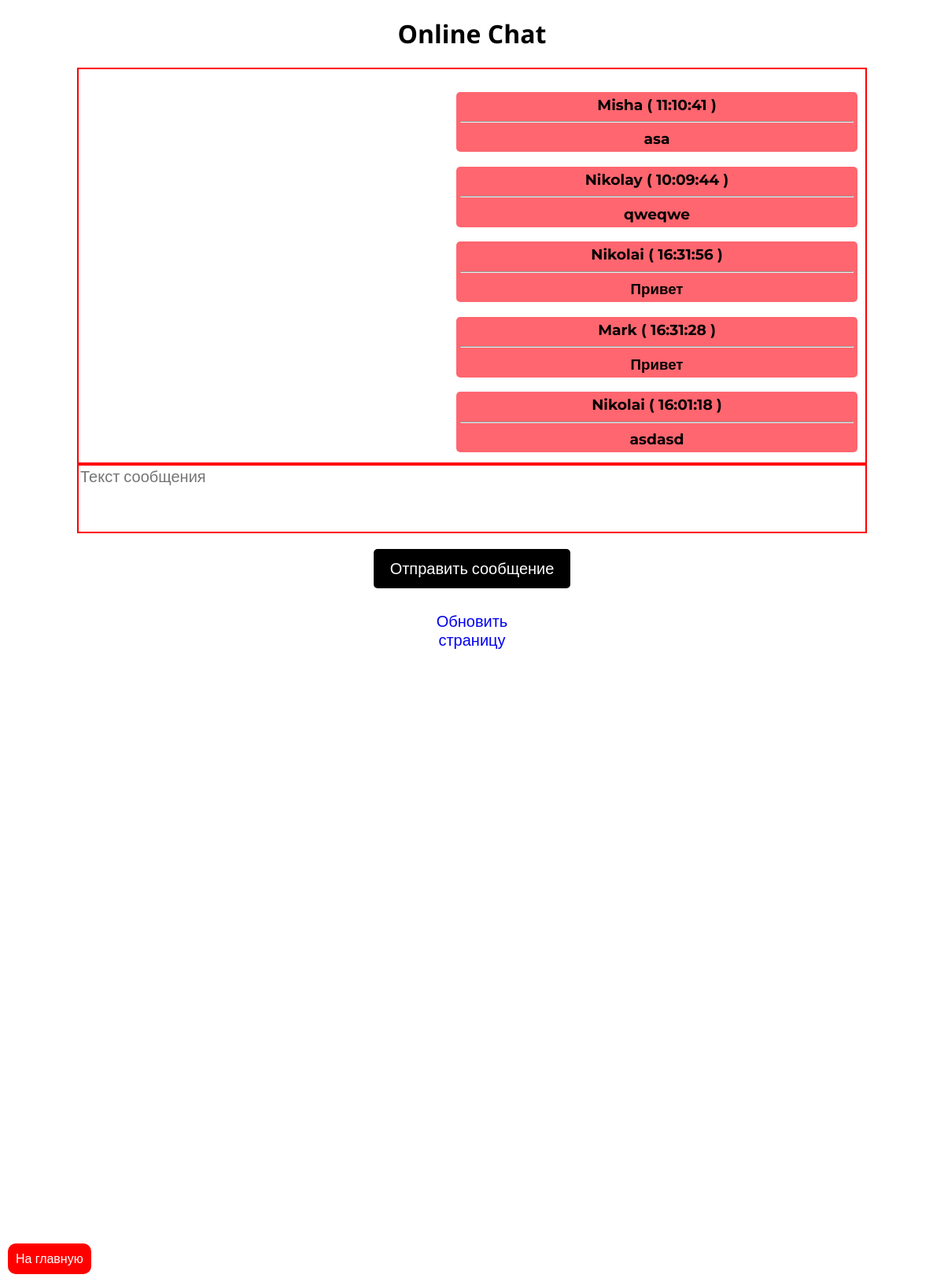
The app's page /chat/ (signed in) with its own data.
### app.py (models this page shows, shortened)
class MessagesModel(db.Model):
    __tablename__ = 'messages'
    id_message = db.Column(db.Integer(), primary_key=True)
    message = db.Column(db.Text())
    user_nick = db.Column(db.String(100))
    send_to = db.Column(db.DateTime(), default=datetime.utcnow)
    send_to_str = db.Column(db.String(100), default=datetime.utcnow)

### app.py (the view, shortened to what this page needs)
@app.route("/chat/", methods=["GET", "POST"])
@login_required
def Chat():
    TimeData = []
    data = db.session.query(MessagesModel).order_by(-MessagesModel.id_message)
    for i in data:
        ID = i.id_message
        if i.send_to_str:
            Time = str(i.send_to_str)
            TimeConv1 = Time.split()[1]
            TimeConv2 = Time.split()[0]
            TimeHour = TimeConv1.split(".")[0]
            TimeData.append({'id': ID, 'timeHour': TimeHour, 'timeDay': TimeConv2[:10]})
    print(TimeData)
    form = ChatForm()
    return render_template("chat.html", form=form, data=data, TimeData=TimeData)

### forms.py
class ChatForm(FlaskForm):
    message = TextAreaField("Текст сообщения", validators=[DataRequired()])
    submit = SubmitField("Отправить сообщение")

### app.py (called while the page is built)
@login_manager.user_loader
def load_user(id):
    return db.session.query(UserModel).get(id)

### templates/chat.html (shortened to what this page needs)
<!DOCTYPE html>
<html lang="en">
<head>
    <link rel="stylesheet" href="{{ url_for('static', filename='css/chat.css') }}">
</head>
<body>
        <h1 id="head" >Online Chat</h1>
        <div id="field">
            <div id="messages" >
                {% for i in data %}
                    {% if data %}
                                {% if i.user_nick == current_user.nick %}
                                        <h3 id="myMessage" >
                                            {{ i.user_nick }}
                                            {% for j in TimeData %}
                                            {% if j['id'] == i.id_message  %}
                                                ( {{ j['timeHour'] }} )
                                            {% endif %}
                                            {% endfor %}
                                        <hr>
                                            {{ i.message }}
                                        </h3>
                                        {% else %}
                                        <h3 id="otherMessage" >
                                            {{ i.user_nick }}
                                            {% for j in TimeData %}
                                            {% if j['id'] == i.id_message  %}
                                                ( {{ j['timeHour'] }} )
                                            {% endif %}
                                            {% endfor %}
                                        <hr>
                                            {{ i.message }}
                                        </h3>
                                {% endif %}
                    {% endif %}
                {% endfor %}
            </div>
        </div>
    <form method="POST">
        {{ form.message(id="message", placeholder="Текст сообщения") }}
        {{ form.submit(id="submit") }}
    </form>
        <a id="updatePage" href="/chat/" type="button">Обновить страницу</a>
        <a id="link" href="/">На главную</a>
</body>
</html>

### static/css/chat.css (style rules this page uses)
#head { width: 200px; text-align: center; margin-left: auto; margin-right: auto; font-family: 'Open Sans', sans-serif; }
#field { overflow: auto; width: 1000px; height: 500px; border: 2px red solid; margin-left: auto; margin-right: auto; }
#message { font-size: 20px; font-family: 'Roboto', sans-serif; width: 996px; margin-left: auto; margin-right: auto; display: block; outline: none; border: 2px red solid; resize: none; height: 80px; }
#submit { transition: 0.5s; font-family: 'Roboto', sans-serif; margin-top: 20px; width: 250px; height: 50px; font-size: 20px; outline: none; margin-left: auto; margin-right: auto; display: block; border: none; background-color: black; border-radius: 5px; color: white; }
#otherMessage { text-align: center; width: 500px; margin-left: auto; margin-right: 0; border-radius: 5px; padding: 5px; background-color: rgba(255, 0, 16, 0.6); }
#messages { padding: 10px; font-family: 'Montserrat', sans-serif; }
#updatePage { font-family: 'Montserrat', sans-serif; text-decoration: none; margin-top: 30px; width: 150px; display: block; margin-left: auto; margin-right: auto; text-align: center; font-size: 20px; }
#link { font-family: 'Montserrat', sans-serif; text-decoration: none; color: white; padding: 10px; background-color: red; border-radius: 10px; position: fixed; left: 0; bottom: 0; margin-left: 10px; margin-bottom: 10px; }

### records on screen
MessagesModel: user_nick "Misha", timeHour "11:10:41", message "asa"
MessagesModel: user_nick "Nikolay", timeHour "10:09:44", message "qweqwe"
MessagesModel: user_nick "Nikolai", timeHour "16:31:56", message "Привет"
MessagesModel: user_nick "Mark", timeHour "16:31:28", message "Привет"
MessagesModel: user_nick "Nikolai", timeHour "16:01:18", message "asdasd"
